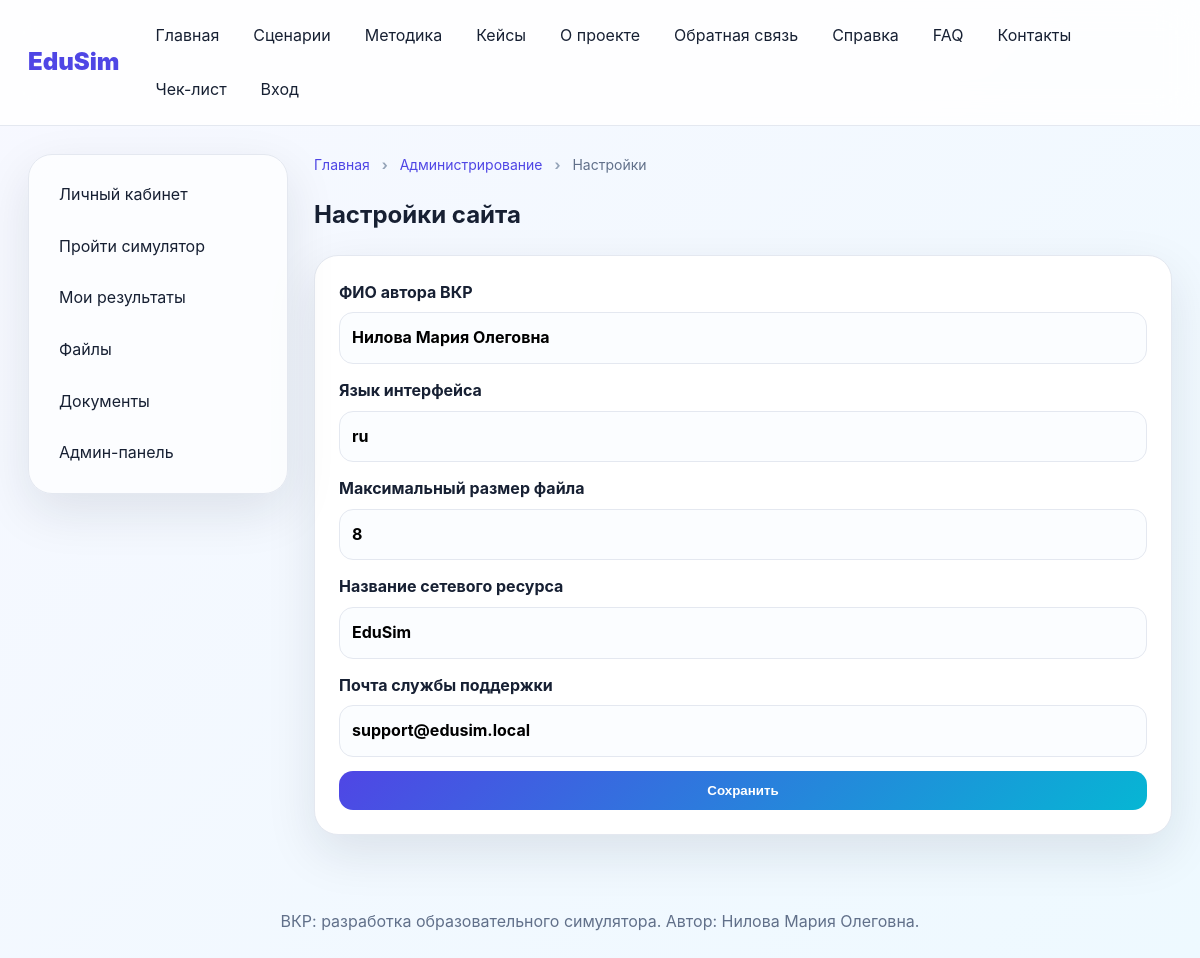
The app's page /admin/settings (signed in) with its own data.
### tables this page shows
CREATE TABLE settings (id INTEGER PRIMARY KEY AUTOINCREMENT, key TEXT UNIQUE NOT NULL, value TEXT NOT NULL, description TEXT NOT NULL);

### edusim/routes_admin.py (the view, shortened to what this page needs)
@admin_bp.route('/settings', methods=['GET', 'POST'])
@roles_required('admin')
def settings():
    db = get_db()
    rows = db.execute('SELECT * FROM settings ORDER BY key').fetchall()
    return render_template('admin/settings.html', settings=rows, breadcrumbs=[('Главная', '/'), ('Администрирование', url_for('admin.dashboard')), ('Настройки', None)])

### edusim/database.py (called while the page is built)
def get_db():
    if 'db' not in g:
        path = Path(current_app.config['DATABASE_PATH'])
        path.parent.mkdir(parents=True, exist_ok=True)
        g.db = sqlite3.connect(path)
        g.db.row_factory = sqlite3.Row
    return g.db

### edusim/security.py (called while the page is built)
def current_user():
    user_id = session.get('user_id')
    if not user_id:
        return None
    return get_db().execute('SELECT u.*, r.code AS role_code, r.name AS role_name FROM users u JOIN roles r ON r.id=u.role_id WHERE u.id=?', (user_id,)).fetchone()

def roles_required(*roles):
    def decorator(view):
        @wraps(view)
        def wrapper(*args, **kwargs):
            user = current_user()
            if user is None:
                flash('Для доступа к разделу необходимо войти в систему.', 'warning')
                return redirect(url_for('auth.login'))
            if user['role_code'] not in roles:
                abort(403)
            return view(*args, **kwargs)
        return wrapper
    return decorator

### edusim/templates/admin/settings.html
{% extends "base.html" %}{% block content %}<h1>Настройки сайта</h1><form method="post" class="form card">{% for s in settings %}<label>{{ s.description }}<input name="{{ s.key }}" value="{{ s.value }}"></label>{% endfor %}<button class="btn">Сохранить</button></form>{% endblock %}

### edusim/static/css/style.css (style rules this page uses)
:root { --bg:#f5f7fb;--card:#ffffff;--text:#172033;--muted:#61708a;--primary:#4f46e5;--primary2:#06b6d4;--danger:#ef4444;--ok:#16a34a;--line:#e4e8f0;--shadow:0 18px 50px rgba(20,28,48,.10) }
* { box-sizing:border-box }
body { margin:0;background:linear-gradient(135deg,#f7f8ff,#eef9ff);color:var(--text);font-family:Inter,system-ui,-apple-system,Segoe UI,Arial,sans-serif;line-height:1.6 }
.card { background:var(--card);border:1px solid var(--line);border-radius:24px;padding:24px;box-shadow:var(--shadow);margin-bottom:20px }
.btn { display:inline-flex;align-items:center;justify-content:center;border:0;border-radius:14px;background:linear-gradient(135deg,var(--primary),var(--primary2));color:#fff;padding:12px 18px;font-weight:800;text-decoration:none;cursor:pointer }
.form { display:grid;gap:14px }
.form label { display:grid;gap:7px;font-weight:700 }
.form input,.form textarea,.form select { width:100%;border:1px solid var(--line);border-radius:14px;padding:12px;background:#fbfdff;font:inherit }

### records on screen
settings: description "ФИО автора ВКР", author "Нилова Мария Олеговна"
settings: description "Язык интерфейса", default_language "ru"
settings: description "Максимальный размер файла", max_upload_mb "8"
settings: description "Название сетевого ресурса", site_name "EduSim"
settings: description "Почта службы поддержки", support_email "support@edusim.local"

### other values on screen
{{ label }} "Главная" "Администрирование"
{{ label }} "Настройки"
{{ author_name }} "Нилова Мария Олеговна"
